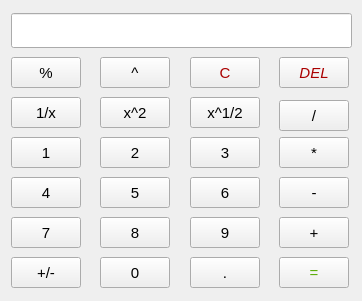
<?xml version="1.0" encoding="UTF-8"?>
<ui version="4.0">
 <class>Form</class>
 <widget class="QWidget" name="Form">
  <property name="geometry">
   <rect>
    <x>0</x>
    <y>0</y>
    <width>362</width>
    <height>301</height>
   </rect>
  </property>
  <property name="palette">
   <palette>
    <active>
     <colorrole role="Highlight">
      <brush brushstyle="SolidPattern">
       <color alpha="255">
        <red>255</red>
        <green>255</green>
        <blue>255</blue>
       </color>
      </brush>
     </colorrole>
     <colorrole role="Link">
      <brush brushstyle="SolidPattern">
       <color alpha="255">
        <red>255</red>
        <green>255</green>
        <blue>255</blue>
       </color>
      </brush>
     </colorrole>
     <colorrole role="LinkVisited">
      <brush brushstyle="SolidPattern">
       <color alpha="255">
        <red>255</red>
        <green>255</green>
        <blue>255</blue>
       </color>
      </brush>
     </colorrole>
     <colorrole role="Accent">
      <brush brushstyle="SolidPattern">
       <color alpha="255">
        <red>255</red>
        <green>255</green>
        <blue>255</blue>
       </color>
      </brush>
     </colorrole>
    </active>
    <inactive>
     <colorrole role="Highlight">
      <brush brushstyle="SolidPattern">
       <color alpha="255">
        <red>255</red>
        <green>255</green>
        <blue>255</blue>
       </color>
      </brush>
     </colorrole>
     <colorrole role="Link">
      <brush brushstyle="SolidPattern">
       <color alpha="255">
        <red>255</red>
        <green>255</green>
        <blue>255</blue>
       </color>
      </brush>
     </colorrole>
     <colorrole role="LinkVisited">
      <brush brushstyle="SolidPattern">
       <color alpha="255">
        <red>255</red>
        <green>255</green>
        <blue>255</blue>
       </color>
      </brush>
     </colorrole>
     <colorrole role="Accent">
      <brush brushstyle="SolidPattern">
       <color alpha="255">
        <red>255</red>
        <green>255</green>
        <blue>255</blue>
       </color>
      </brush>
     </colorrole>
    </inactive>
    <disabled>
     <colorrole role="Link">
      <brush brushstyle="SolidPattern">
       <color alpha="255">
        <red>255</red>
        <green>255</green>
        <blue>255</blue>
       </color>
      </brush>
     </colorrole>
     <colorrole role="LinkVisited">
      <brush brushstyle="SolidPattern">
       <color alpha="255">
        <red>255</red>
        <green>255</green>
        <blue>255</blue>
       </color>
      </brush>
     </colorrole>
     <colorrole role="Accent">
      <brush brushstyle="SolidPattern">
       <color alpha="255">
        <red>255</red>
        <green>255</green>
        <blue>255</blue>
       </color>
      </brush>
     </colorrole>
    </disabled>
   </palette>
  </property>
  <property name="windowTitle">
   <string>Form</string>
  </property>
  <widget class="QLineEdit" name="lineEdit">
   <property name="geometry">
    <rect>
     <x>11</x>
     <y>13</y>
     <width>341</width>
     <height>35</height>
    </rect>
   </property>
   <property name="sizePolicy">
    <sizepolicy hsizetype="Expanding" vsizetype="Fixed">
     <horstretch>0</horstretch>
     <verstretch>0</verstretch>
    </sizepolicy>
   </property>
   <property name="font">
    <font>
     <family>Arial</family>
     <pointsize>13</pointsize>
     <bold>false</bold>
    </font>
   </property>
   <property name="mouseTracking">
    <bool>false</bool>
   </property>
   <property name="toolTipDuration">
    <number>-1</number>
   </property>
   <property name="layoutDirection">
    <enum>Qt::RightToLeft</enum>
   </property>
   <property name="readOnly">
    <bool>true</bool>
   </property>
  </widget>
  <widget class="QPushButton" name="pushButton_percent">
   <property name="geometry">
    <rect>
     <x>11</x>
     <y>57</y>
     <width>70</width>
     <height>31</height>
    </rect>
   </property>
   <property name="font">
    <font>
     <family>Arial</family>
     <pointsize>11</pointsize>
     <italic>false</italic>
     <bold>false</bold>
    </font>
   </property>
   <property name="text">
    <string>%</string>
   </property>
  </widget>
  <widget class="QPushButton" name="pushButton_pow">
   <property name="geometry">
    <rect>
     <x>100</x>
     <y>57</y>
     <width>70</width>
     <height>31</height>
    </rect>
   </property>
   <property name="font">
    <font>
     <family>Arial</family>
     <pointsize>11</pointsize>
     <italic>false</italic>
     <bold>false</bold>
    </font>
   </property>
   <property name="text">
    <string>^</string>
   </property>
  </widget>
  <widget class="QPushButton" name="pushButton_C">
   <property name="geometry">
    <rect>
     <x>190</x>
     <y>57</y>
     <width>70</width>
     <height>31</height>
    </rect>
   </property>
   <property name="palette">
    <palette>
     <active>
      <colorrole role="ButtonText">
       <brush brushstyle="SolidPattern">
        <color alpha="255">
         <red>170</red>
         <green>0</green>
         <blue>0</blue>
        </color>
       </brush>
      </colorrole>
     </active>
     <inactive>
      <colorrole role="ButtonText">
       <brush brushstyle="SolidPattern">
        <color alpha="255">
         <red>170</red>
         <green>0</green>
         <blue>0</blue>
        </color>
       </brush>
      </colorrole>
     </inactive>
     <disabled/>
    </palette>
   </property>
   <property name="font">
    <font>
     <family>Arial</family>
     <pointsize>11</pointsize>
     <italic>false</italic>
     <bold>false</bold>
    </font>
   </property>
   <property name="text">
    <string>C</string>
   </property>
  </widget>
  <widget class="QPushButton" name="pushButton_del">
   <property name="geometry">
    <rect>
     <x>279</x>
     <y>57</y>
     <width>70</width>
     <height>31</height>
    </rect>
   </property>
   <property name="palette">
    <palette>
     <active>
      <colorrole role="Text">
       <brush brushstyle="SolidPattern">
        <color alpha="255">
         <red>0</red>
         <green>0</green>
         <blue>0</blue>
        </color>
       </brush>
      </colorrole>
      <colorrole role="ButtonText">
       <brush brushstyle="SolidPattern">
        <color alpha="255">
         <red>170</red>
         <green>0</green>
         <blue>0</blue>
        </color>
       </brush>
      </colorrole>
     </active>
     <inactive>
      <colorrole role="Text">
       <brush brushstyle="SolidPattern">
        <color alpha="255">
         <red>0</red>
         <green>0</green>
         <blue>0</blue>
        </color>
       </brush>
      </colorrole>
      <colorrole role="ButtonText">
       <brush brushstyle="SolidPattern">
        <color alpha="255">
         <red>170</red>
         <green>0</green>
         <blue>0</blue>
        </color>
       </brush>
      </colorrole>
     </inactive>
     <disabled/>
    </palette>
   </property>
   <property name="font">
    <font>
     <family>Arial</family>
     <pointsize>11</pointsize>
     <italic>true</italic>
     <bold>false</bold>
    </font>
   </property>
   <property name="autoFillBackground">
    <bool>false</bool>
   </property>
   <property name="text">
    <string>DEL</string>
   </property>
  </widget>
  <widget class="QPushButton" name="pushButton_rev">
   <property name="geometry">
    <rect>
     <x>11</x>
     <y>97</y>
     <width>70</width>
     <height>31</height>
    </rect>
   </property>
   <property name="font">
    <font>
     <family>Arial</family>
     <pointsize>11</pointsize>
     <italic>false</italic>
     <bold>false</bold>
    </font>
   </property>
   <property name="text">
    <string>1/x</string>
   </property>
  </widget>
  <widget class="QPushButton" name="pushButton_sqr">
   <property name="geometry">
    <rect>
     <x>100</x>
     <y>97</y>
     <width>70</width>
     <height>31</height>
    </rect>
   </property>
   <property name="font">
    <font>
     <family>Arial</family>
     <pointsize>11</pointsize>
     <italic>false</italic>
     <bold>false</bold>
    </font>
   </property>
   <property name="text">
    <string>x^2</string>
   </property>
  </widget>
  <widget class="QPushButton" name="pushButton_sqrt">
   <property name="geometry">
    <rect>
     <x>190</x>
     <y>97</y>
     <width>70</width>
     <height>31</height>
    </rect>
   </property>
   <property name="font">
    <font>
     <family>Arial</family>
     <pointsize>11</pointsize>
     <italic>false</italic>
     <bold>false</bold>
    </font>
   </property>
   <property name="text">
    <string>x^1/2</string>
   </property>
  </widget>
  <widget class="QPushButton" name="pushButton_div">
   <property name="geometry">
    <rect>
     <x>279</x>
     <y>100</y>
     <width>70</width>
     <height>31</height>
    </rect>
   </property>
   <property name="font">
    <font>
     <family>Arial</family>
     <pointsize>11</pointsize>
     <italic>false</italic>
     <bold>false</bold>
    </font>
   </property>
   <property name="text">
    <string>/</string>
   </property>
  </widget>
  <widget class="QPushButton" name="pushButton_1">
   <property name="geometry">
    <rect>
     <x>11</x>
     <y>137</y>
     <width>70</width>
     <height>31</height>
    </rect>
   </property>
   <property name="font">
    <font>
     <family>Arial</family>
     <pointsize>11</pointsize>
     <italic>false</italic>
     <bold>false</bold>
    </font>
   </property>
   <property name="text">
    <string>1</string>
   </property>
  </widget>
  <widget class="QPushButton" name="pushButton_2">
   <property name="geometry">
    <rect>
     <x>100</x>
     <y>137</y>
     <width>70</width>
     <height>31</height>
    </rect>
   </property>
   <property name="font">
    <font>
     <family>Arial</family>
     <pointsize>11</pointsize>
     <italic>false</italic>
     <bold>false</bold>
    </font>
   </property>
   <property name="text">
    <string>2</string>
   </property>
  </widget>
  <widget class="QPushButton" name="pushButton_3">
   <property name="geometry">
    <rect>
     <x>190</x>
     <y>137</y>
     <width>70</width>
     <height>31</height>
    </rect>
   </property>
   <property name="font">
    <font>
     <family>Arial</family>
     <pointsize>11</pointsize>
     <italic>false</italic>
     <bold>false</bold>
    </font>
   </property>
   <property name="text">
    <string>3</string>
   </property>
  </widget>
  <widget class="QPushButton" name="pushButton_mul">
   <property name="geometry">
    <rect>
     <x>279</x>
     <y>137</y>
     <width>70</width>
     <height>31</height>
    </rect>
   </property>
   <property name="font">
    <font>
     <family>Arial</family>
     <pointsize>11</pointsize>
     <italic>false</italic>
     <bold>false</bold>
    </font>
   </property>
   <property name="text">
    <string>*</string>
   </property>
  </widget>
  <widget class="QPushButton" name="pushButton_4">
   <property name="geometry">
    <rect>
     <x>11</x>
     <y>177</y>
     <width>70</width>
     <height>31</height>
    </rect>
   </property>
   <property name="font">
    <font>
     <family>Arial</family>
     <pointsize>11</pointsize>
     <italic>false</italic>
     <bold>false</bold>
    </font>
   </property>
   <property name="text">
    <string>4</string>
   </property>
  </widget>
  <widget class="QPushButton" name="pushButton_5">
   <property name="geometry">
    <rect>
     <x>100</x>
     <y>177</y>
     <width>70</width>
     <height>31</height>
    </rect>
   </property>
   <property name="font">
    <font>
     <family>Arial</family>
     <pointsize>11</pointsize>
     <italic>false</italic>
     <bold>false</bold>
    </font>
   </property>
   <property name="text">
    <string>5</string>
   </property>
  </widget>
  <widget class="QPushButton" name="pushButton_6">
   <property name="geometry">
    <rect>
     <x>190</x>
     <y>177</y>
     <width>70</width>
     <height>31</height>
    </rect>
   </property>
   <property name="font">
    <font>
     <family>Arial</family>
     <pointsize>11</pointsize>
     <italic>false</italic>
     <bold>false</bold>
    </font>
   </property>
   <property name="text">
    <string>6</string>
   </property>
  </widget>
  <widget class="QPushButton" name="pushButton_minus">
   <property name="geometry">
    <rect>
     <x>279</x>
     <y>177</y>
     <width>70</width>
     <height>31</height>
    </rect>
   </property>
   <property name="font">
    <font>
     <family>Arial</family>
     <pointsize>11</pointsize>
     <italic>false</italic>
     <bold>false</bold>
    </font>
   </property>
   <property name="styleSheet">
    <string notr="true"/>
   </property>
   <property name="text">
    <string>-</string>
   </property>
  </widget>
  <widget class="QPushButton" name="pushButton_7">
   <property name="geometry">
    <rect>
     <x>11</x>
     <y>217</y>
     <width>70</width>
     <height>31</height>
    </rect>
   </property>
   <property name="font">
    <font>
     <family>Arial</family>
     <pointsize>11</pointsize>
     <italic>false</italic>
     <bold>false</bold>
    </font>
   </property>
   <property name="text">
    <string>7</string>
   </property>
  </widget>
  <widget class="QPushButton" name="pushButton_8">
   <property name="geometry">
    <rect>
     <x>100</x>
     <y>217</y>
     <width>70</width>
     <height>31</height>
    </rect>
   </property>
   <property name="font">
    <font>
     <family>Arial</family>
     <pointsize>11</pointsize>
     <italic>false</italic>
     <bold>false</bold>
    </font>
   </property>
   <property name="text">
    <string>8</string>
   </property>
  </widget>
  <widget class="QPushButton" name="pushButton_9">
   <property name="geometry">
    <rect>
     <x>190</x>
     <y>217</y>
     <width>70</width>
     <height>31</height>
    </rect>
   </property>
   <property name="font">
    <font>
     <family>Arial</family>
     <pointsize>11</pointsize>
     <italic>false</italic>
     <bold>false</bold>
    </font>
   </property>
   <property name="text">
    <string>9</string>
   </property>
  </widget>
  <widget class="QPushButton" name="pushButton_plus">
   <property name="geometry">
    <rect>
     <x>279</x>
     <y>217</y>
     <width>70</width>
     <height>31</height>
    </rect>
   </property>
   <property name="font">
    <font>
     <family>Arial</family>
     <pointsize>11</pointsize>
     <italic>false</italic>
     <bold>false</bold>
    </font>
   </property>
   <property name="text">
    <string>+</string>
   </property>
  </widget>
  <widget class="QPushButton" name="pushButton_neg">
   <property name="geometry">
    <rect>
     <x>11</x>
     <y>257</y>
     <width>70</width>
     <height>31</height>
    </rect>
   </property>
   <property name="font">
    <font>
     <family>Arial</family>
     <pointsize>11</pointsize>
     <italic>false</italic>
     <bold>false</bold>
    </font>
   </property>
   <property name="text">
    <string>+/-</string>
   </property>
  </widget>
  <widget class="QPushButton" name="pushButton_0">
   <property name="geometry">
    <rect>
     <x>100</x>
     <y>257</y>
     <width>70</width>
     <height>31</height>
    </rect>
   </property>
   <property name="font">
    <font>
     <family>Arial</family>
     <pointsize>11</pointsize>
     <italic>false</italic>
     <bold>false</bold>
    </font>
   </property>
   <property name="text">
    <string>0</string>
   </property>
  </widget>
  <widget class="QPushButton" name="pushButton_dot">
   <property name="geometry">
    <rect>
     <x>190</x>
     <y>257</y>
     <width>70</width>
     <height>31</height>
    </rect>
   </property>
   <property name="font">
    <font>
     <family>Arial</family>
     <pointsize>11</pointsize>
     <italic>false</italic>
     <bold>false</bold>
    </font>
   </property>
   <property name="text">
    <string>.</string>
   </property>
  </widget>
  <widget class="QPushButton" name="pushButton_eq">
   <property name="geometry">
    <rect>
     <x>279</x>
     <y>257</y>
     <width>70</width>
     <height>31</height>
    </rect>
   </property>
   <property name="palette">
    <palette>
     <active>
      <colorrole role="ButtonText">
       <brush brushstyle="SolidPattern">
        <color alpha="255">
         <red>85</red>
         <green>170</green>
         <blue>0</blue>
        </color>
       </brush>
      </colorrole>
     </active>
     <inactive>
      <colorrole role="ButtonText">
       <brush brushstyle="SolidPattern">
        <color alpha="255">
         <red>85</red>
         <green>170</green>
         <blue>0</blue>
        </color>
       </brush>
      </colorrole>
     </inactive>
     <disabled/>
    </palette>
   </property>
   <property name="font">
    <font>
     <family>Arial</family>
     <pointsize>11</pointsize>
    </font>
   </property>
   <property name="text">
    <string>=</string>
   </property>
  </widget>
 </widget>
 <resources/>
 <connections/>
</ui>
